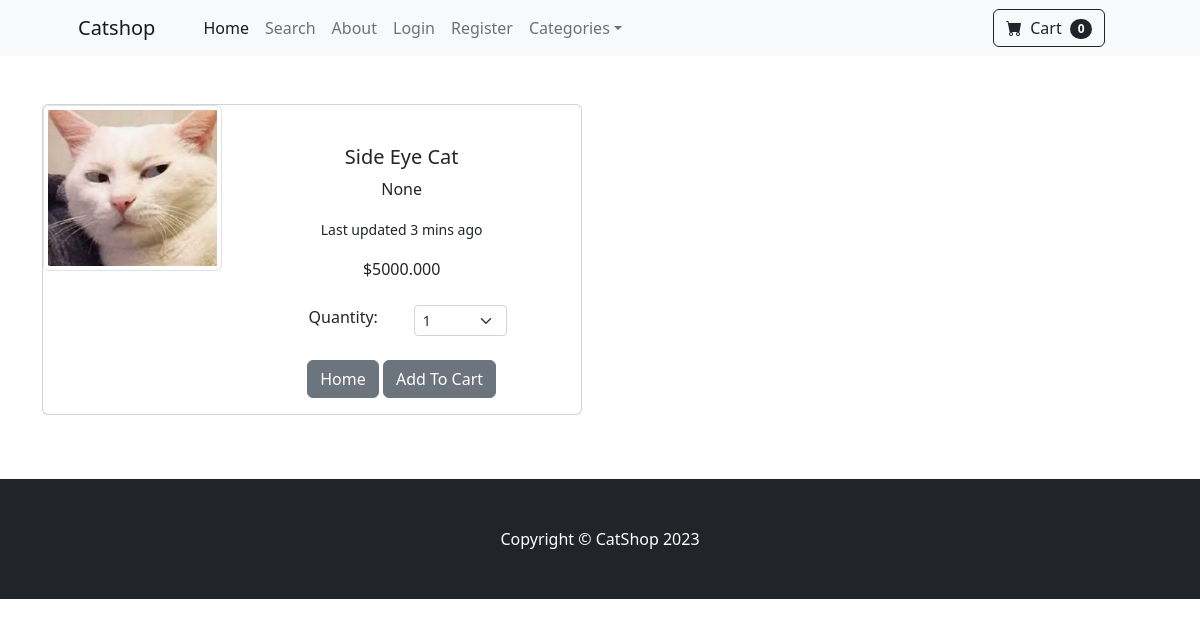
The app's page /product/2 with its own data.
### store/models.py (models this page shows, shortened)
class Product(models.Model):
    name = models.CharField(max_length=50)
    price = models.DecimalField(default=0, decimal_places=3, max_digits=7)
    category = models.ForeignKey(Category, on_delete=models.CASCADE, default=1)
    is_sale = models.BooleanField(default=False)
    sale_price = models.DecimalField(default=0, decimal_places=3, max_digits=7)
    description = models.CharField(max_length=300, default='Product has no description', blank=True, null=True)
    image = models.ImageField(upload_to='uploads/product/')

### store/views.py (the view)
# urls.py: path('product/<int:pk>', views.product, name='product'),
def product(request, pk):
    product = Product.objects.get(id=pk)
    return render(request, 'product.html', {'product': product})

### cart/cart.py (called while the page is built)
    def __len__(self):
        return len(self.cart)

### cart/context_processors.py (called while the page is built)
def cart(request):
    return {'cart':Cart(request)}

### store/context_processors.py (called while the page is built)
def categories(request):
    categories = Category.objects.all()
    return {'categories': categories}

### store/templates/product.html (shortened to what this page needs)
{% extends 'base.html' %}
{% block content %}
<br><br>
<div class="container">
  <div class="card mb-3" style="max-width: 540px;">
    <div class="row g-0">
      <div class="col-md-4">
        <img src="{{ product.image.url }}" class="img-fluid rounded-start img-thumbnail" alt="...">
      </div>
        <br><br>
      <div class="col-md-8">
          <br>
        <div class="card-body">
          <center>
          <h5 class="card-title">{{ product.name }}</h5>
          <p class="card-text">{{ product.description }}</p>
          <p class="card-text"><small class="text-body-secondary">Last updated 3 mins ago</small></p>
          {% if product.is_sale %}
              <strike>${{ product.price }}</strike>
              &nbsp;
              ${{ product.sale_price }}
          {% else %}
            ${{ product.price }}
          {% endif %}
          <br><br>
          <div class="row justify-content-center">
               <div class="col-md-4">Quantity:</div>
              <div class="col-md-4">
                  <select class="form-select form-select-sm" id="quantity-cart">
                    <option value="1">1</option>
                  </select>
              </div>
          </div>
          <br>
          <a href="{% url 'home' %}" class="btn btn-secondary">Home</a>
          <button type="button" value="{{ product.id }}" class="btn btn-secondary" id="add-cart">Add To Cart</button>
        </center>
        </div>
      </div>
    </div>
  </div>
<br><br>
</div>
{% endblock %}

### records on screen
Product: image (picture), name "Side Eye Cat", description "None", price "5000.000"

### other values on screen
{{ cart | length }} "0"
